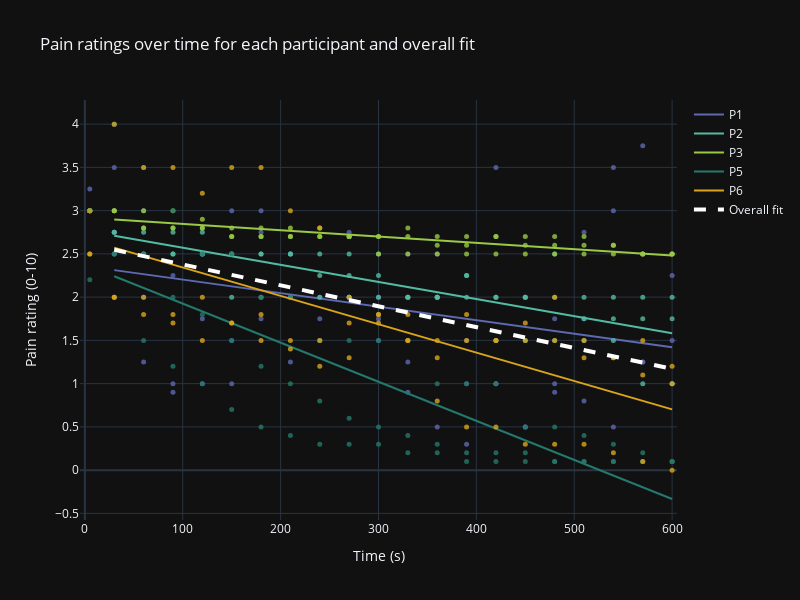

Notebook code for this chart:
### Code cell
import plotly.graph_objects as go

tonic_data["pid"] = tonic_data["pid"].astype(str)
participant_numbers = np.unique(tonic_data["pid"])
p_colours = px.colors.qualitative.Vivid
fig = go.Figure()
for p in participant_numbers:
    p=int(p)
    fig.add_trace(
        go.Scatter(
            x=tonic_data["timepoint"][tonic_data["pid"] == str(p)],
            y=tonic_data["painrating"][tonic_data["pid"] == str(p)]
            .to_numpy()
            .flatten(),
            mode="markers",
            name=f"P{p}",
            marker=dict(size=10, opacity=0.8, color=p_colours[p]),#px.colors.qualitative.D3[p]),
            showlegend=False
        )
    )
    fig.add_trace(
        go.Scatter(
            x=timepoints.flatten(),
            y=tonic_fits["participant"]["linear"]["ypred"][p].flatten(), 
            mode="lines",
            name=f"P{p}",
            line=dict(dash="solid", color=p_colours[p]),#px.colors.qualitative.D3[p]),
        )
    )
fig.add_trace(
    go.Scatter(
        x=timepoints.flatten(),
        y=tonic_fits["overall"]["linear"]["ypred"].flatten(),
        mode="lines",
        name="Overall fit",
        line=dict(dash="dash", color="white", width=4),
    )
)
fig.update_traces(
    marker_size=5,
    marker_opacity=0.8,
)
fig.update_layout(
    xaxis_title="Time (s)",
    yaxis_title="Pain rating (0-10)",
    width=800,
    height=600,
    template="plotly_dark",
    title="Pain ratings over time for each participant and overall fit",
    # colorway=px.colors.qualitative.D3,
)
fig.update_xaxes(range=[-5, 605])

fig.show()

### Figure 1 — Plotly figure (JSON) as saved in the notebook; plotly's stock layout.template omitted (floating-point values rounded to 4 significant figures)
{"data": [{"marker": {"color": "rgb(93, 105, 177)", "opacity": 0.8, "size": 5}, "mode": "markers", "name": "P1", "showlegend": false, "type": "scatter", "x": [5, 5, 5, 30, 30, 30, 60, 60, 60, 90, 90, 90, 120, 120, 120, 150, 150, 150, 180, 180, 180, 210, 210, 210, 240, 240, 240, 270, 270, 270, 300, 300, 300, 330, 330, 330, 360, 360, 360, 390, 390, 390, 420, 420, 420, 450, 450, 450, 480, 480, 480, 510, 510, 510, 540, 540, 540, 570, 570, 570, 600, 600, 600], "y": [3, 3, 3.25, 4, 3.5, 2.75, 3, 2, 1.25, 2.25, 1, 0.9, 2.5, 1, 1.75, 3, 1.5, 1, 2.75, 3, 1.75, 2, 2.5, 1.25, 1.5, 1.75, 2, 2, 2, 2.75, 1.5, 1.75, 2, 0.9, 1.25, 2.5, 0.5, 2.5, 2, 0.3, 1, 1.5, 1, 3.5, 1, 0.5, 2, 0.5, 1.75, 0.9, 1, 2.75, 1.75, 0.8, 3.5, 3, 0.5, 1.25, 3.75, 1.25, 2.25, 1.5, 1]}, {"line": {"color": "rgb(93, 105, 177)", "dash": "solid"}, "marker": {"opacity": 0.8, "size": 5}, "mode": "lines", "name": "P1", "type": "scatter", "x": [30, 60, 90, 120, 150, 180, 210, 240, 270, 300, 330, 360, 390, 420, 450, 480, 510, 540, 570, 600], "y": [2.312, 2.265, 2.218, 2.172, 2.125, 2.078, 2.031, 1.984, 1.937, 1.89, 1.843, 1.796, 1.749, 1.702, 1.655, 1.609, 1.562, 1.515, 1.468, 1.421]}, {"marker": {"color": "rgb(82, 188, 163)", "opacity": 0.8, "size": 5}, "mode": "markers", "name": "P2", "showlegend": false, "type": "scatter", "x": [5, 5, 5, 30, 30, 30, 60, 60, 60, 90, 90, 90, 120, 120, 120, 150, 150, 150, 180, 180, 180, 210, 210, 210, 240, 240, 240, 270, 270, 270, 300, 300, 300, 330, 330, 330, 360, 360, 360, 390, 390, 390, 420, 420, 420, 450, 450, 450, 480, 480, 480, 510, 510, 510, 540, 540, 540, 570, 570, 570, 600, 600, 600], "y": [3, 3, 3, 2.75, 2.5, 2.75, 2.75, 2.5, 2.5, 2.75, 2.5, 2.5, 2.75, 2.5, 2.5, 2.5, 2.5, 2, 2.5, 2.5, 2, 2.5, 2.5, 2, 2.5, 2, 2.25, 2.5, 2, 2.25, 2.5, 2, 2.25, 2, 2, 2, 2, 2, 2, 2.25, 2.25, 2, 2, 2, 1.5, 2, 2, 1.5, 2, 1.5, 2.5, 2, 1.5, 1.75, 2, 1.5, 1.75, 2, 1, 1.75, 2, 1, 1.75]}, {"line": {"color": "rgb(82, 188, 163)", "dash": "solid"}, "marker": {"opacity": 0.8, "size": 5}, "mode": "lines", "name": "P2", "type": "scatter", "x": [30, 60, 90, 120, 150, 180, 210, 240, 270, 300, 330, 360, 390, 420, 450, 480, 510, 540, 570, 600], "y": [2.71, 2.65, 2.591, 2.531, 2.472, 2.413, 2.353, 2.294, 2.234, 2.175, 2.116, 2.056, 1.997, 1.938, 1.878, 1.819, 1.759, 1.7, 1.641, 1.581]}, {"marker": {"color": "rgb(153, 201, 69)", "opacity": 0.8, "size": 5}, "mode": "markers", "name": "P3", "showlegend": false, "type": "scatter", "x": [5, 5, 5, 30, 30, 30, 60, 60, 60, 90, 90, 90, 120, 120, 120, 150, 150, 150, 180, 180, 180, 210, 210, 210, 240, 240, 240, 270, 270, 270, 300, 300, 300, 330, 330, 330, 360, 360, 360, 390, 390, 390, 420, 420, 420, 450, 450, 450, 480, 480, 480, 510, 510, 510, 540, 540, 540, 570, 570, 570, 600, 600, 600], "y": [3, 3, 3, 3, 3, 3, 3, 2.8, 2.8, 3, 2.8, 2.8, 2.8, 2.8, 2.9, 2.7, 2.7, 2.8, 2.7, 2.7, 2.8, 2.7, 2.7, 2.8, 2.7, 2.7, 2.8, 2.7, 2.7, 2.7, 2.7, 2.5, 2.7, 2.8, 2.5, 2.7, 2.7, 2.5, 2.6, 2.7, 2.5, 2.6, 2.7, 2.5, 2.7, 2.7, 2.5, 2.6, 2.7, 2.5, 2.6, 2.7, 2.5, 2.6, 2.6, 2.5, 2.6, 2.5, 2.5, 2.5, 2.5, 2.5, 2.5]}, {"line": {"color": "rgb(153, 201, 69)", "dash": "solid"}, "marker": {"opacity": 0.8, "size": 5}, "mode": "lines", "name": "P3", "type": "scatter", "x": [30, 60, 90, 120, 150, 180, 210, 240, 270, 300, 330, 360, 390, 420, 450, 480, 510, 540, 570, 600], "y": [2.898, 2.876, 2.854, 2.832, 2.81, 2.788, 2.766, 2.744, 2.722, 2.7, 2.678, 2.656, 2.634, 2.612, 2.59, 2.568, 2.546, 2.524, 2.502, 2.48]}, {"marker": {"color": "rgb(36, 121, 108)", "opacity": 0.8, "size": 5}, "mode": "markers", "name": "P5", "showlegend": false, "type": "scatter", "x": [5, 5, 5, 30, 30, 30, 60, 60, 60, 90, 90, 90, 120, 120, 120, 150, 150, 150, 180, 180, 180, 210, 210, 210, 240, 240, 240, 270, 270, 270, 300, 300, 300, 330, 330, 330, 360, 360, 360, 390, 390, 390, 420, 420, 420, 450, 450, 450, 480, 480, 480, 510, 510, 510, 540, 540, 540, 570, 570, 570, 600, 600, 600], "y": [3, 3, 2.2, 4, 2.5, 2, 3.5, 2.5, 1.5, 3, 2, 1.2, 2.5, 1.8, 1, 2.5, 1.5, 0.7, 2, 1.2, 0.5, 2, 1, 0.4, 1.5, 0.8, 0.3, 1.5, 0.6, 0.3, 1.5, 0.5, 0.3, 1.5, 0.4, 0.2, 1, 0.3, 0.2, 1, 0.2, 0.1, 1, 0.2, 0.1, 0.5, 0.2, 0.1, 0.5, 0.1, 0.1, 0.4, 0.1, 0.1, 0.3, 0.1, 0.1, 0.2, 0.1, 0.1, 0.1, 0.1, 0.1]}, {"line": {"color": "rgb(36, 121, 108)", "dash": "solid"}, "marker": {"opacity": 0.8, "size": 5}, "mode": "lines", "name": "P5", "type": "scatter", "x": [30, 60, 90, 120, 150, 180, 210, 240, 270, 300, 330, 360, 390, 420, 450, 480, 510, 540, 570, 600], "y": [2.242, 2.106, 1.97, 1.835, 1.699, 1.564, 1.428, 1.293, 1.157, 1.022, 0.8862, 0.7506, 0.6151, 0.4796, 0.344, 0.2085, 0.07296, -0.06258, -0.1981, -0.3336]}, {"marker": {"color": "rgb(218, 165, 27)", "opacity": 0.8, "size": 5}, "mode": "markers", "name": "P6", "showlegend": false, "type": "scatter", "x": [5, 5, 5, 30, 30, 30, 60, 60, 60, 90, 90, 90, 120, 120, 120, 150, 150, 150, 180, 180, 180, 210, 210, 210, 240, 240, 240, 270, 270, 270, 300, 300, 300, 330, 330, 330, 360, 360, 360, 390, 390, 390, 420, 420, 420, 450, 450, 450, 480, 480, 480, 510, 510, 510, 540, 540, 540, 570, 570, 570, 600, 600, 600], "y": [3, 2.5, 2.5, 4, 2, 2, 3.5, 2, 1.8, 3.5, 1.7, 1.8, 3.2, 2, 1.5, 3.5, 1.7, 1.7, 3.5, 1.8, 1.5, 3, 1.5, 1.4, 2.8, 1.5, 1.2, 2, 1.7, 1.3, 1.7, 1.8, 1.8, 1.5, 1.5, 1.8, 0.8, 1.3, 1.5, 0.5, 1.5, 1.8, 0.5, 1.5, 1.5, 0.3, 1.7, 1.5, 0.3, 2, 1.5, 0.3, 1.5, 1.3, 0.2, 1.3, 1.3, 0.1, 1.1, 1.5, 0, 1, 1.2]}, {"line": {"color": "rgb(218, 165, 27)", "dash": "solid"}, "marker": {"opacity": 0.8, "size": 5}, "mode": "lines", "name": "P6", "type": "scatter", "x": [30, 60, 90, 120, 150, 180, 210, 240, 270, 300, 330, 360, 390, 420, 450, 480, 510, 540, 570, 600], "y": [2.572, 2.474, 2.376, 2.277, 2.179, 2.08, 1.982, 1.883, 1.785, 1.686, 1.588, 1.49, 1.391, 1.293, 1.194, 1.096, 0.9974, 0.899, 0.8006, 0.7021]}, {"line": {"color": "white", "dash": "dash", "width": 4}, "marker": {"opacity": 0.8, "size": 5}, "mode": "lines", "name": "Overall fit", "type": "scatter", "x": [30, 60, 90, 120, 150, 180, 210, 240, 270, 300, 330, 360, 390, 420, 450, 480, 510, 540, 570, 600], "y": [2.547, 2.474, 2.402, 2.329, 2.257, 2.185, 2.112, 2.04, 1.967, 1.895, 1.822, 1.75, 1.677, 1.605, 1.532, 1.46, 1.387, 1.315, 1.243, 1.17]}], "layout": {"height": 600, "title": {"text": "Pain ratings over time for each participant and overall fit"}, "width": 800, "xaxis": {"range": [-5, 605], "title": {"text": "Time (s)"}}, "yaxis": {"title": {"text": "Pain rating (0-10)"}}}}
